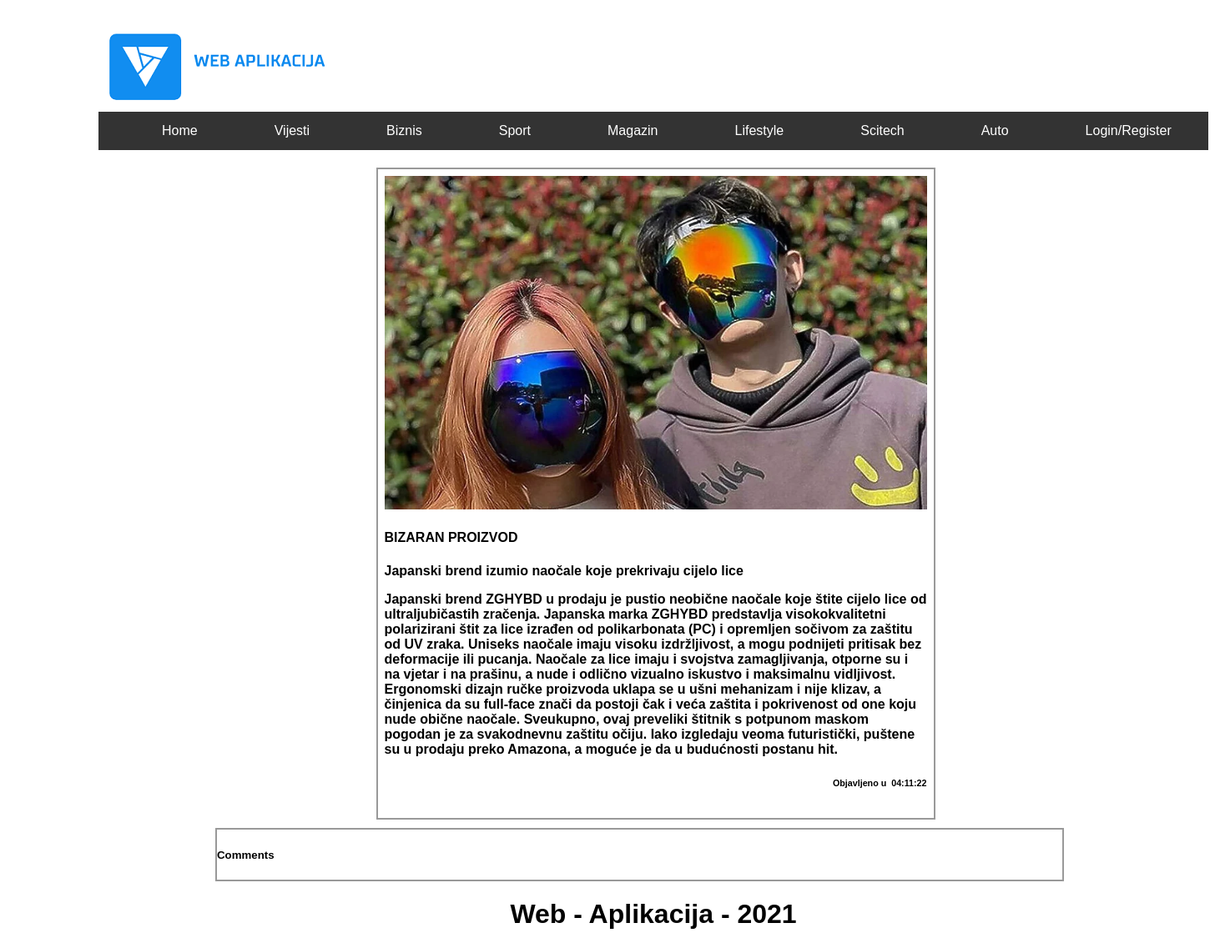
The page /news/Japanski-brend-izumio-naočale-koje-prekrivaju-cijelo-lice.php on the database its author committed.
### tables this page shows
CREATE TABLE `news` (
  `id` int(11) NOT NULL,
  `category` varchar(45) DEFAULT NULL,
  `title` varchar(1000) DEFAULT NULL,
  `description` varchar(1000) DEFAULT NULL,
  `descriptionlnk` varchar(1400) NOT NULL,
  `content` varchar(10000) DEFAULT NULL,
  `time_publish` time NOT NULL,
  `postedby` varchar(66) NOT NULL,
  `image` varchar(255) NOT NULL
);

### news/Japanski-brend-izumio-naočale-koje-prekrivaju-cijelo-lice.php (the view, shortened to what this page needs)
<!DOCTYPE html>
<html>
<head>
<link rel="stylesheet" type="text/css" href="../css/style.css">
</head>
<body>
<div class="header">
<img src="../images/4.png">
<ul>
<li><a class="active" href="../index.php">Home</a></li>
  <li><a href="../vijesti.php">Vijesti</a></li>
  <li><a href="../biznis.php">Biznis</a></li>
  <li><a href="../sport.php">Sport</a></li>
  <li><a href="../magazin.php">Magazin</a></li>
  <li><a href="../lifestyle.php">Lifestyle</a></li>
  <li><a href="../scitech.php">Scitech</a></li>
  <li><a href="../auto.php">Auto</a></li>
  <?php
if (isset($_SESSION['username'])) {
	  $username = $_SESSION['username'];
echo '<li><a href="../users/logout.php">Logout</a></li>';
}
else{
  echo '<li><a href="../users/login.php">Login/Register</a></li>';
}
?>
</ul>
  </div>
<div class="container" style="margin: auto;width: 50%;">
      <div class="row">
	  <?php require "../users/connection.php";
			$file = basename($_SERVER['PHP_SELF']);
			$info = pathinfo($file);
			$file_name =  basename($file,'.'.$info['extension']);
            $upit = "SELECT * FROM news WHERE descriptionlnk = '$file_name'";
			$conn = Database::getConnection();
            $q = $conn->query($upit);
            $red = mysqli_fetch_assoc($q);
            echo
            '<div class="column" style="width:650px; max-height: auto;">
              <img src="../images/' .$red['image'].'" alt="" style="width:100%; height: 400px;">
              <div id="text-block-small">
                 <h4>'. $red['title'] .'</h4>
                  <p>' . $red['description'] . '</p>
				  <p>' . $red['content'] .' </p>
				  <h6><p style="text-align:right;  ">Objavljeno u &nbsp' . $red['time_publish'] . '</p></h6>'
				  ?>
              </div>
            </div>
      </div>
</div>
<div class="section" style="width:1013px; margin-left:150px;">
						<h5>Comments</h5>
                </div>
<div id="footer">
<h1 style="text-align:center">Web - Aplikacija - 2021</h1>
  </div>
</body>
</html>

### css/style.css (style rules this page uses)
body { position: absolute; left: 100px; width: auto; height: auto; font-family: Arial, Helvetica, sans-serif; }
a { text-decoration: none; }
p { font-family: Verdana, Geneva, Tahoma, sans-serif; font-weight: bold; }
.header { width: 1330px; overflow: hidden; padding: 20px 10px; margin-bottom: 1px; }
.container { top: 190px; }
ul { list-style-type: none; margin: 0; padding: 0; overflow: hidden; background-color: #333; }
li { float: left; margin-left: 60px; }
li a { display: block; color: white; text-align: center; padding: 14px 16px; text-decoration: none; }
.column { margin-left: 5px; float: left; width: 33.33%; padding: 8px 8px 12px 8px; border: 2px solid #999; }
.row::after { content: ""; clear: both; display: table; border-bottom: 10px solid; }
.section { border: 2px solid #999; }

### rows shown on the page
news: image (picture), title "BIZARAN PROIZVOD", description "Japanski brend izumio naočale koje prekrivaju cijelo lice", content "Japanski brend ZGHYBD u prodaju je pustio neobične naočale koje štite cijelo lice od ultraljubičastih zračenja. Japanska marka ZGHYBD predstavlja visokokvalitetni polarizirani štit za lice izrađen od polikarbonata (PC) i opremljen sočivom za zaštitu od UV zraka. Uniseks naočale imaju visoku izdržljivost, a mogu podnijeti pritisak bez deformacije ili pucanja. Naočale za lice imaju i svojstva zamagljivanja, otporne su i na vjetar i na prašinu, a nude i odlično vizualno iskustvo i maksimalnu vidljivost. Ergonomski dizajn ručke proizvoda uklapa se u ušni mehanizam i nije klizav, a činjenica da su full-face znači da postoji čak i veća zaštita i pokrivenost od one koju nude obične naočale.…", time_publish "04:11:22"
